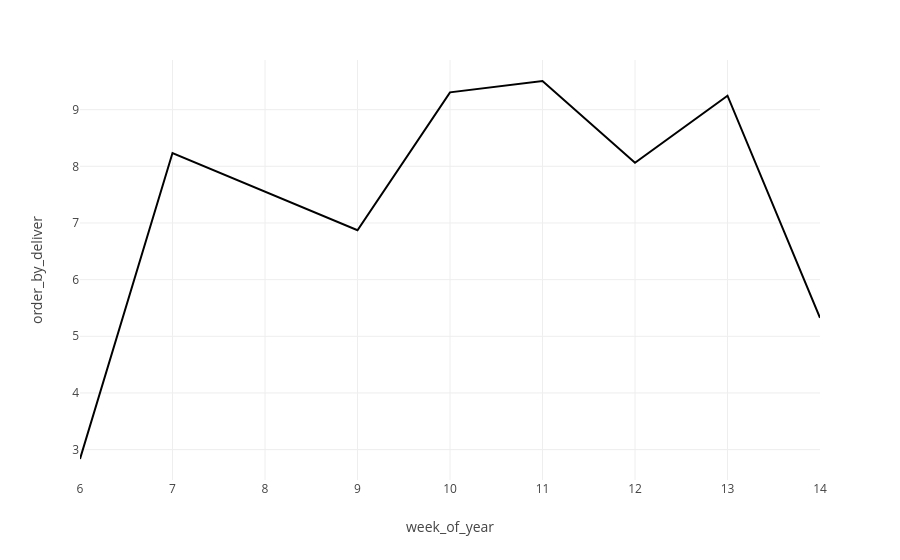

Here is the notebook cell this chart was saved with:
### Code cell
# Qt. de entregas na semana / número únicode entregadores por semana

df_aux01= df1.loc[:,['ID', 'week_of_year']].groupby('week_of_year').count().reset_index()
df_aux02= df1.loc[:,['Delivery_person_ID', 'week_of_year']].groupby('week_of_year').nunique().reset_index()
df_aux = pd.merge(df_aux01, df_aux02,how = 'inner' )
df_aux [ 'order_by_deliver'] = df_aux['ID']/df_aux['Delivery_person_ID']
px.line(df_aux, x='week_of_year', y = 'order_by_deliver')

### Figure 1 — Plotly figure (JSON) as saved in the notebook; plotly's stock layout.template omitted (floating-point values rounded to 4 significant figures)
{"data": [{"hovertemplate": "week_of_year=%{x}<br>order_by_deliver=%{y}<extra></extra>", "legendgroup": "", "line": {"color": "#000001", "dash": "solid"}, "marker": {"symbol": "circle"}, "mode": "lines", "name": "", "orientation": "v", "showlegend": false, "type": "scatter", "x": ["06", "07", "09", "10", "11", "12", "13", "14"], "xaxis": "x", "y": [2.834, 8.235, 6.871, 9.306, 9.506, 8.064, 9.246, 5.325], "yaxis": "y"}], "layout": {"legend": {"tracegroupgap": 0}, "margin": {"t": 60}, "xaxis": {"anchor": "y", "domain": [0, 1], "title": {"text": "week_of_year"}}, "yaxis": {"anchor": "x", "domain": [0, 1], "title": {"text": "order_by_deliver"}}}}
